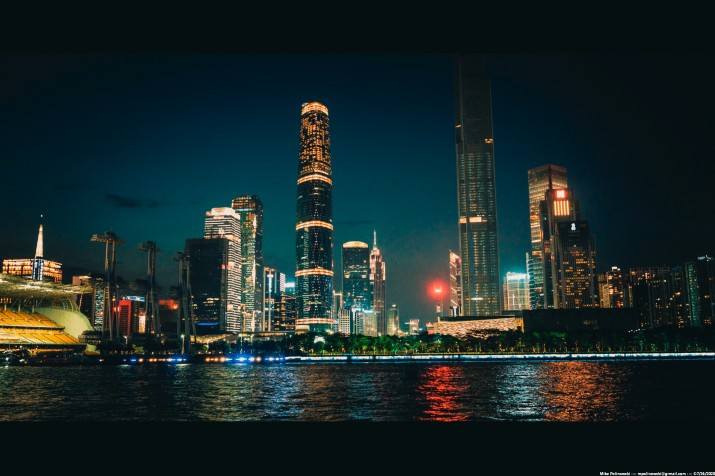
#> input picture resources/test-image.jpg, 715 x 476 px
$ python 02_manipulating_images.py
#> lines starting #> are read from the running program, lines starting #| are printed output that depends on the picture
import time
import cv2

image_path = r'../resources/test-image.jpg'
image = cv2.imread(image_path)
#> image is the input picture: shape (476, 715, 3); mean B, G, R 41.2, 41.1, 25.6

t = time.localtime()
timestamp = time.strftime('%b-%d-%Y_%H%M', t)

# Display image resolution
print(image.shape)
#| (476, 715, 3)

# Convert image to different colour space
## RGB -> Monochrome
image_monochrome = cv2.cvtColor(image, cv2.COLOR_BGR2GRAY)
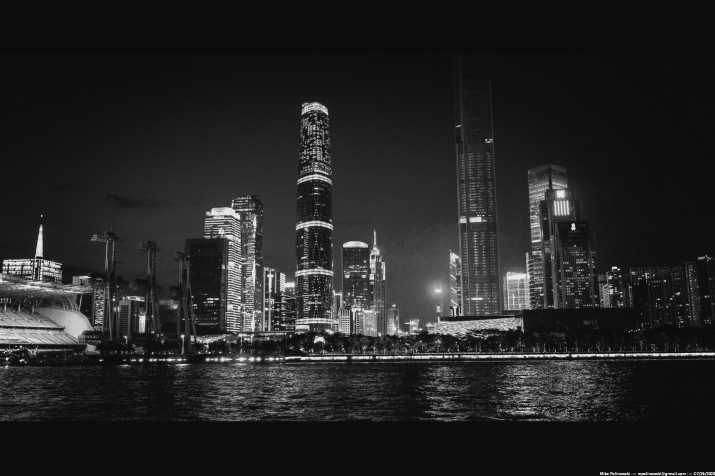
#> image_monochrome: shape (476, 715); min 1, max 240, mean 36.4
export_path_monochrome = ('./processed/monochrome-' + timestamp + '.jpg')
cv2.imwrite(export_path_monochrome, image_monochrome)
print(image_monochrome.shape)
#| (476, 715)
## RGB -> HSV
image_hsv = cv2.cvtColor(image, cv2.COLOR_BGR2HSV)
#> image_hsv: shape (476, 715, 3); mean H, S, V 83.5, 172.7, 49
export_path_colour = ('./processed/colour-' + timestamp + '.jpg')
cv2.imwrite(export_path_colour, image_hsv)
print(image_hsv.shape)
#| (476, 715, 3)

# Resize an image
img_resized = cv2.resize(image, (450, 450))
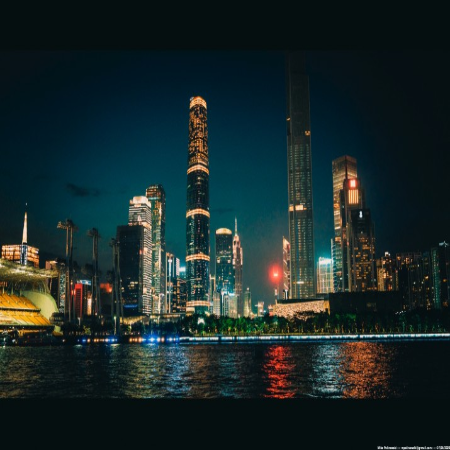
#> img_resized: shape (450, 450, 3); mean B, G, R 41.1, 41, 25.6
cv2.imshow('Zhu Jiang New Town, Guangzhou, Guangdong, China', img_resized)
cv2.waitKey(2000)
cv2.destroyAllWindows()
